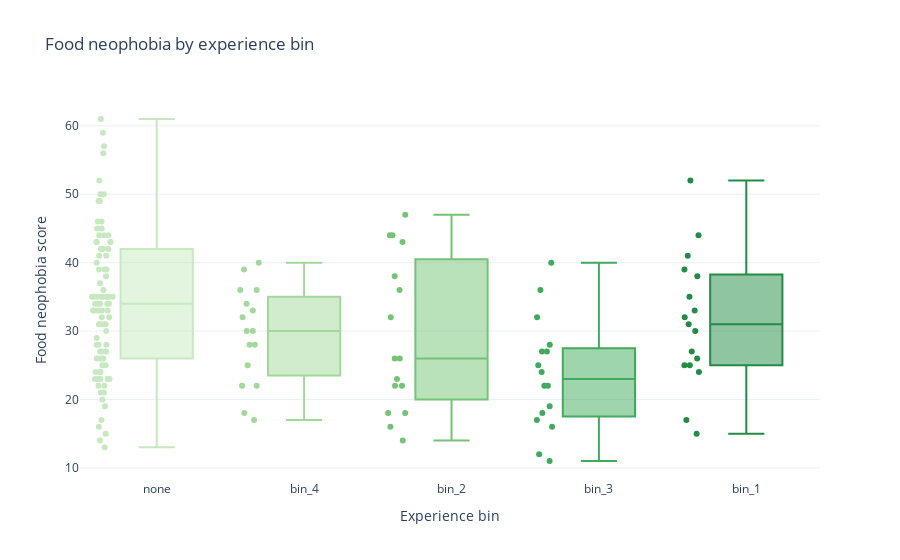

Notebook source saved alongside this figure:
### Code cell
df_box = df[df["experience_bin"].isin(["none", "bin_1", "bin_2", "bin_3", "bin_4"])].copy()
df_box["experience_bin"] = pd.Categorical(df_box["experience_bin"], categories=["none", "bin_1", "bin_2", "bin_3", "bin_4"], ordered=True)

fig_box = px.box(df_box, x="experience_bin", y="food_neophobia_score", points="all", title="Food neophobia by experience bin", labels={"experience_bin": "Experience bin", "food_neophobia_score": "Food neophobia score"}, color="experience_bin", color_discrete_sequence=px.colors.sequential.Greens[2:])
fig_box.update_layout(showlegend=False)
fig_box.show()

# Save
fig_box.write_html(images_path / "food_neophobia_by_bin_box.html")
fig_box.write_image(images_path / "food_neophobia_by_bin_box.png", width=800, height=500, scale=3)
print("Saved food_neophobia_by_bin_box.html and .png")

### Figure 1 — Plotly figure (JSON) as saved in the notebook; plotly's stock layout.template omitted (floating-point values rounded to 4 significant figures)
{"data": [{"alignmentgroup": "True", "boxpoints": "all", "hovertemplate": "Experience bin=%{x}<br>Food neophobia score=%{y}<extra></extra>", "legendgroup": "none", "marker": {"color": "rgb(199,233,192)"}, "name": "none", "notched": false, "offsetgroup": "none", "orientation": "v", "showlegend": true, "type": "box", "x": ["none", "none", "none", "none", "none", "none", "none", "none", "none", "none", "none", "none", "none", "none", "none", "none", "none", "none", "none", "none", "none", "none", "none", "none", "none", "none", "none", "none", "none", "none", "none", "none", "none", "none", "none", "none", "none", "none", "none", "none", "none", "none", "none", "none", "none", "none", "none", "none", "none", "none", "none", "none", "none", "none", "none", "none", "none", "none", "none", "none", "none", "none", "none", "none", "none", "none", "none", "none", "none", "none", "none", "none", "none", "none", "none", "none", "none", "none", "none", "none", "none", "none", "none", "none", "none", "none", "none", "none", "none", "none", "none", "none"], "x0": " ", "xaxis": "x", "y": [31, 43, 32, 23, 25, 24, 26, 39, 27, 34, 50, 44, 35, 39, 28, 61, 41, 27, 20, 35, 26, 33, 39, 50, 23, 13, 22, 14, 40, 35, 29, 43, 42, 45, 37, 35, 15, 23, 34, 30, 24, 16, 35, 26, 28, 44, 31, 23, 56, 49, 38, 33, 24, 45, 35, 46, 43, 41, 31, 34, 26, 43, 22, 33, 57, 33, 49, 32, 25, 21, 35, 19, 35, 44, 23, 46, 27, 36, 49, 33, 52, 59, 42, 34, 17, 35, 21, 42, 34, 31, 28, 33], "y0": " ", "yaxis": "y"}, {"alignmentgroup": "True", "boxpoints": "all", "hovertemplate": "Experience bin=%{x}<br>Food neophobia score=%{y}<extra></extra>", "legendgroup": "bin_4", "marker": {"color": "rgb(161,217,155)"}, "name": "bin_4", "notched": false, "offsetgroup": "bin_4", "orientation": "v", "showlegend": true, "type": "box", "x": ["bin_4", "bin_4", "bin_4", "bin_4", "bin_4", "bin_4", "bin_4", "bin_4", "bin_4", "bin_4", "bin_4", "bin_4", "bin_4", "bin_4", "bin_4", "bin_4"], "x0": " ", "xaxis": "x", "y": [30, 17, 18, 36, 30, 34, 39, 36, 28, 33, 22, 32, 22, 25, 40, 28], "y0": " ", "yaxis": "y"}, {"alignmentgroup": "True", "boxpoints": "all", "hovertemplate": "Experience bin=%{x}<br>Food neophobia score=%{y}<extra></extra>", "legendgroup": "bin_2", "marker": {"color": "rgb(116,196,118)"}, "name": "bin_2", "notched": false, "offsetgroup": "bin_2", "orientation": "v", "showlegend": true, "type": "box", "x": ["bin_2", "bin_2", "bin_2", "bin_2", "bin_2", "bin_2", "bin_2", "bin_2", "bin_2", "bin_2", "bin_2", "bin_2", "bin_2", "bin_2", "bin_2", "bin_2"], "x0": " ", "xaxis": "x", "y": [18, 23, 26, 43, 22, 47, 44, 44, 32, 26, 14, 36, 18, 16, 38, 22], "y0": " ", "yaxis": "y"}, {"alignmentgroup": "True", "boxpoints": "all", "hovertemplate": "Experience bin=%{x}<br>Food neophobia score=%{y}<extra></extra>", "legendgroup": "bin_3", "marker": {"color": "rgb(65,171,93)"}, "name": "bin_3", "notched": false, "offsetgroup": "bin_3", "orientation": "v", "showlegend": true, "type": "box", "x": ["bin_3", "bin_3", "bin_3", "bin_3", "bin_3", "bin_3", "bin_3", "bin_3", "bin_3", "bin_3", "bin_3", "bin_3", "bin_3", "bin_3", "bin_3", "bin_3"], "x0": " ", "xaxis": "x", "y": [40, 16, 28, 18, 17, 36, 25, 27, 22, 22, 11, 27, 32, 24, 12, 19], "y0": " ", "yaxis": "y"}, {"alignmentgroup": "True", "boxpoints": "all", "hovertemplate": "Experience bin=%{x}<br>Food neophobia score=%{y}<extra></extra>", "legendgroup": "bin_1", "marker": {"color": "rgb(35,139,69)"}, "name": "bin_1", "notched": false, "offsetgroup": "bin_1", "orientation": "v", "showlegend": true, "type": "box", "x": ["bin_1", "bin_1", "bin_1", "bin_1", "bin_1", "bin_1", "bin_1", "bin_1", "bin_1", "bin_1", "bin_1", "bin_1", "bin_1", "bin_1", "bin_1", "bin_1", "bin_1"], "x0": " ", "xaxis": "x", "y": [52, 17, 27, 33, 44, 15, 24, 32, 35, 30, 39, 38, 25, 41, 26, 25, 31], "y0": " ", "yaxis": "y"}], "layout": {"boxmode": "overlay", "legend": {"title": {"text": "Experience bin"}, "tracegroupgap": 0}, "showlegend": false, "title": {"text": "Food neophobia by experience bin"}, "xaxis": {"anchor": "y", "categoryarray": ["none", "bin_4", "bin_2", "bin_3", "bin_1"], "categoryorder": "array", "domain": [0, 1], "title": {"text": "Experience bin"}}, "yaxis": {"anchor": "x", "domain": [0, 1], "title": {"text": "Food neophobia score"}}}}
